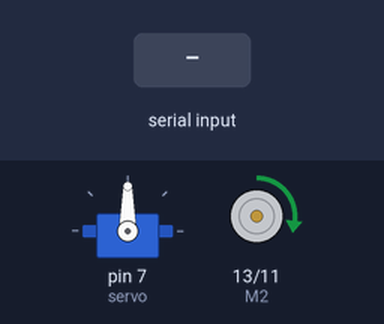
Bench run of a sketch on a simulated Arduino Uno, built with avr-gcc and run on an emulated ATmega328P. On the bench: servo, direction and speed pins drawn as motors (green arrow = direction pin HIGH = forward, orange = LOW = backward, longer = more drive). Inputs (shaded band) come from the test bench.

Above: at 3.2 s.
3.3 s: "s90\n" received over Serial
At 4.5 s:
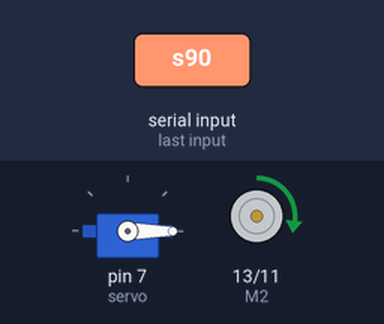
4.8 s: "s 45\n" received over Serial
At 5.8 s:
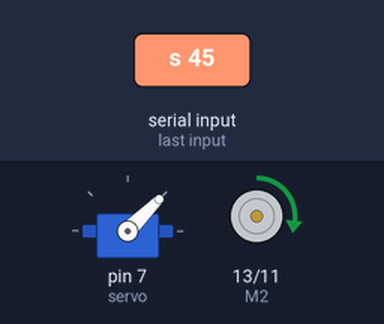
6.3 s: "d90\n" received over Serial
At 6.9 s:
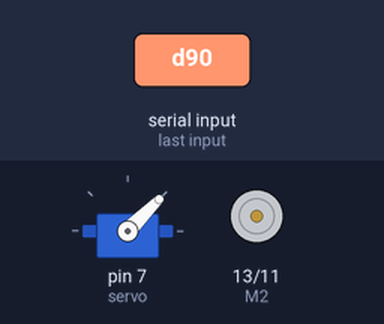
7.8 s: "s\n" received over Serial
At 9.2 s:
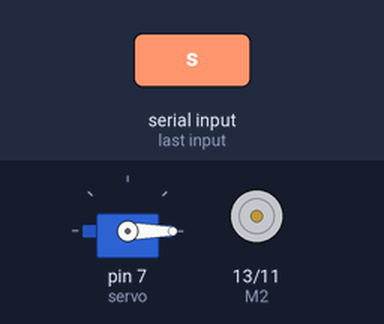
Timing chart, 0 to 10.3 s (numbered marks = the images above; inputs shaded):
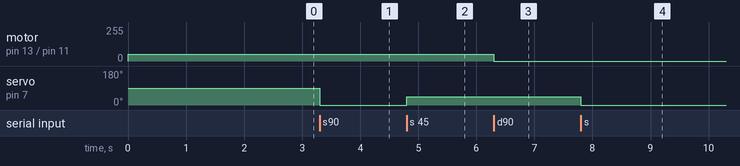

The sketch:

arduino_maincar.ino
```cpp
#include <Servo.h>

Servo myServo;

int E2 = 11;
int M2 = 13;
int servo = 7;
int target_servo=90;
int now_servo=90;
int Step = 15;
char Buffer[12];

int value = 0;
String cmd;


void setup()
{
  pinMode(M2, OUTPUT);
  pinMode(servo, OUTPUT);

  myServo.attach(servo);
  digitalWrite(M2, HIGH);
  analogWrite(E2, 50);

  delay(2000);

  Serial.begin(115200);

  // memset(Buffer, 0, sizeof(Buffer));
}


void loop()
{

  if (Serial.available() > 0) {
    Serial.readBytesUntil('\n', Buffer, sizeof(Buffer));
    String receiveString = String(Buffer);
    memset(Buffer, 0, sizeof(Buffer));
    // Serial.println(receiveString);

    int spaceIdx = receiveString.indexOf(' ');
    cmd = receiveString.substring(0, spaceIdx);
    value = receiveString.substring(spaceIdx+1).toInt();

    switch(cmd[0]){
      case 's':
        target_servo = value;
        break;
      case 'd':
        digitalWrite(M2, HIGH);
        analogWrite(E2, value);
        break;
      //default:
        //Serial.println(cmd[0]);
    }

  }

  if(now_servo > target_servo){
    now_servo = max(now_servo-Step, target_servo);
  }
  else if(now_servo < target_servo){
    now_servo = min(now_servo+Step, target_servo);
  }

  myServo.write(now_servo);
}
```

Measured:
- after the input at 3.3 s, servo on pin 7 (servo): 90° → 0° at once
- after the input at 4.8 s, servo on pin 7 (servo): 0° → 45° at once
- after the input at 6.3 s, motor on pin 13 (M2) / pin 11 (E2): forward 50/255 → stopped at once
- after the input at 7.8 s, servo on pin 7 (servo): 45° → 0° at once
